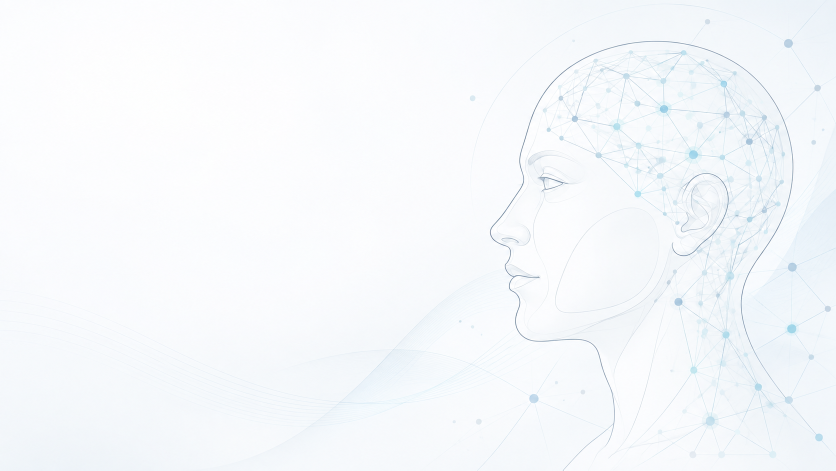
#> input picture assets/img/new_background_pic.png, 1672 x 941 px (shown at 1/2 size)
$ python optimise_images.py
#> lines starting #> are read from the running program, lines starting #| are printed output that depends on the picture
#!/usr/bin/env python3
"""Create display images without changing the original photographs or figures.

Run from any directory after installing Pillow: python3 scripts/optimise_images.py
The deployed website uses these generated assets directly; no build is needed.
"""

from pathlib import Path

from PIL import Image, ImageOps


ROOT = Path(__file__).resolve().parents[1]
SOURCE = ROOT / "assets" / "img"
OUTPUT = SOURCE / "optimised"

# Each tuple is (source file, output stem, display widths, lossless).
# Figure copies use lossless WebP to preserve labels and plotted values.
IMAGES = [
    ("new_background_pic.png", "background", (960, 1672), False),
    ("logo.png", "logo", (80, 320, 640), True),
    ("IMG_1242.jpg", "team", (720, 1440), False),
    ("fig1 (1).png", "raven-figure", (640, 1979), True),
    ("figure_rq1_flow_web.png", "haic-figure", (800, 1200, 2400), True),
    ("alison-noble-current.jpg", "alison-noble", (320, 640), False),
    ("nick-yeung-current.jpg", "nick-yeung", (320, 640), False),
    ("HH_MScTeach1.jpg", "helen-higham", (320, 640), False),
    ("joshua-strong.jpg", "joshua-strong", (320, 640), False),
    ("emma_sun_picture_Emma Sun.jpg", "emma-sun", (320, 640), False),
    ("IMG_6646_Cheng Ouyang.jpg", "cheng-ouyang", (320, 640), False),
    ("51514f4a-e8ba-4d82-aca8-b2f5632a4513_Harry Rogers.jpeg", "harry-rogers", (320, 640), False),
    ("IMG_4627_Nicholas Phillips.jpg", "nicholas-phillips", (320, 640), False),
    ("IMG_1544_Sajan Patel.jpg", "sajan-patel", (320, 640), False),
    ("Portrait.jpg", "rubeta-matin", (320, 640), False),
    ("processed-65C2E4C2-27B8-4102-B594-A2F262B4B595.jpeg", "ben-attwood", (320, 640), False),
    ("my_photo_James Thomas.jpg", "james-thomas", (320, 640), False),
    ("2a13efb5fc1865393d65f624b70e5dfe.webp", "hilary-edgcombe", (320, 640), False),
    ("bio-picture-sally-shiels.png", "sally-shiels", (320, 640), False),
    ("nathan_g.jpg", "nathan-gauge", (320, 640), False),
    ("Charles Vincent_Charles Vincent.JPG", "charles-vincent", (320, 640), False),
    ("headshot_Anna Todsen.jpg", "anna-todsen", (320, 640), False),
    ("pramit_pic.jpg", "pramit-saha", (320, 640), False),
    ("alexander-capstick.jpg", "alexander-capstick", (320, 640), False),
    ("w1140.jpg", "paul-greig", (320, 640), False),
    ("Bio pic_Rosemary Warren.jpg", "rosie-warren", (320, 640), False),
]


def generate():
    OUTPUT.mkdir(parents=True, exist_ok=True)
    for source, stem, widths, lossless in IMAGES:
        with Image.open(SOURCE / source) as original:
#> original is the input picture: PIL image 1672x941 RGB; mean R, G, B 246.1, 248.9, 251.7
            image = ImageOps.exif_transpose(original)
            image = image.convert("RGBA" if "A" in image.getbands() else "RGB")
            for width in sorted({min(width, image.width) for width in widths}):
                height = round(image.height * width / image.width)
                display = image.resize((width, height), Image.Resampling.LANCZOS)
                target = OUTPUT / f"{stem}-{width}.webp"
                display.save(target, "WEBP", lossless=lossless, quality=85, method=6)
                print(f"{target.relative_to(ROOT)}: {width} × {height}, {target.stat().st_size:,} bytes")
#> this loop made 2 passes
#> pass 1, in generate, `display = image.resize((width, height), Image.Resampling.LANCZOS)`:
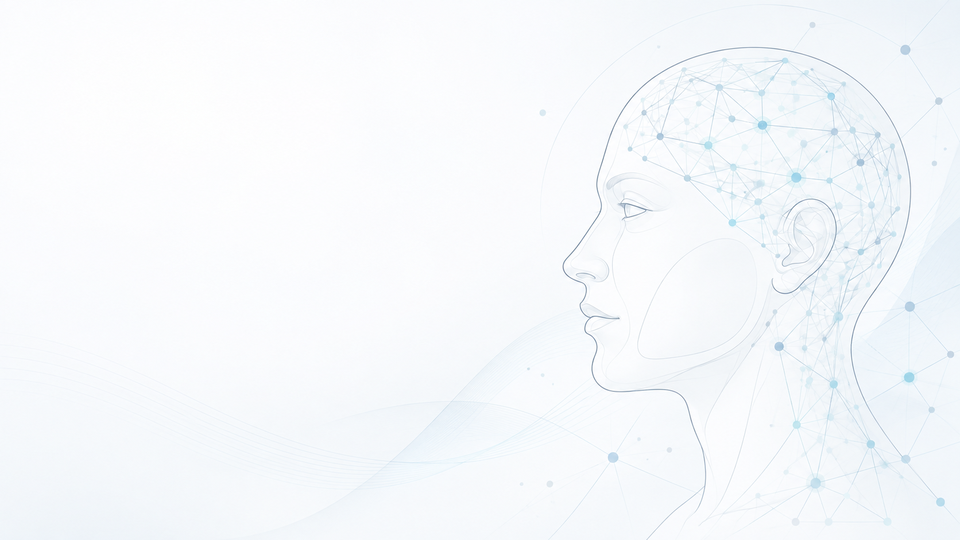
#> display: PIL image 960x540 RGB; mean R, G, B 246.1, 248.9, 251.7

    with Image.open(SOURCE / "logo.png") as logo:
        favicon = Image.new("RGBA", (32, 32))
        logo.thumbnail((32, 32), Image.Resampling.LANCZOS)
        favicon.alpha_composite(logo, ((32 - logo.width) // 2, (32 - logo.height) // 2))
        favicon.save(OUTPUT / "favicon-32.png", optimize=True)


if __name__ == "__main__":
#> (the run stopped early here; a loop or call above may not have finished)
